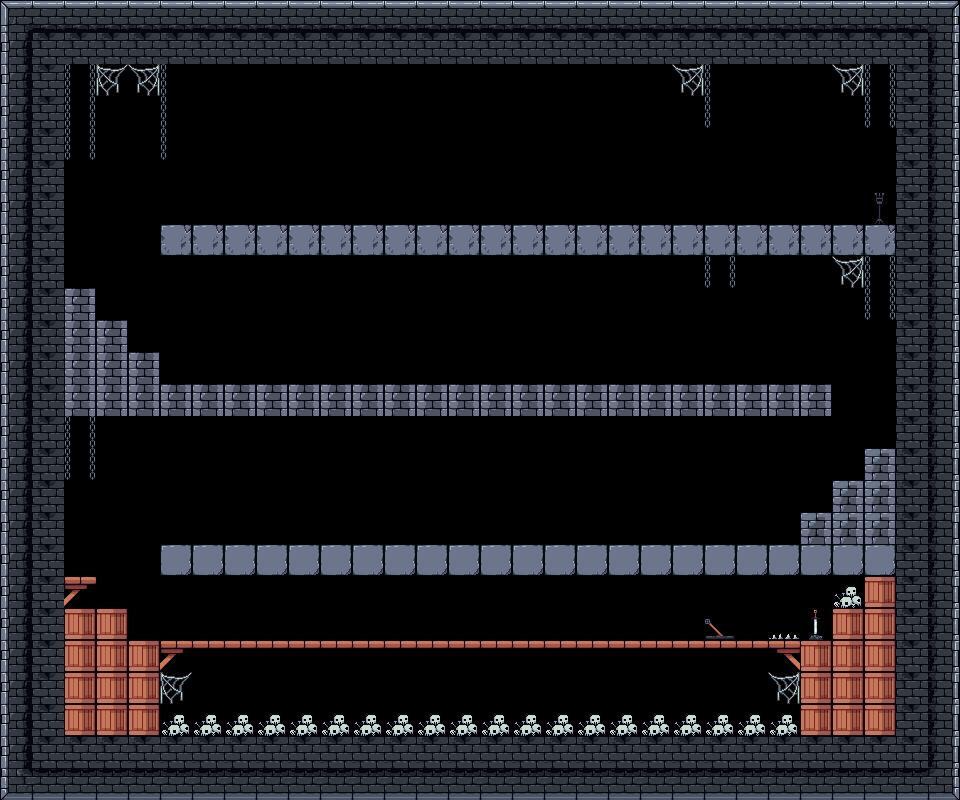

Tiled map render using the project's own tile images. Description and the whole map definition, tile-layer contents included, below:
An orthogonal 30x25 tile map with 32x32 px tiles, 1 tile layer (map) and 2 objects.

<map version="1.10" tiledversion="1.11.2" orientation="orthogonal" renderorder="right-down" width="30" height="25" tilewidth="32" tileheight="32" infinite="0" nextlayerid="4" nextobjectid="6">
 <tileset firstgid="1" name="CastleTiles" tilewidth="32" tileheight="32" tilecount="56" columns="8">
  <image source="assets/tiles/CastleTiles.png" width="256" height="224" />
 </tileset>
 <layer id="1" name="map" width="30" height="25">
  <data encoding="csv">
1,2,2,2,2,2,2,2,2,2,2,2,2,2,2,2,2,2,2,2,2,2,2,2,2,2,2,2,2,3,
9,28,28,28,28,28,28,28,28,28,28,28,28,28,28,28,28,28,28,28,28,28,28,28,28,28,28,28,28,11,
9,28,31,39,40,23,0,0,0,0,0,0,0,0,0,0,0,0,0,0,0,40,23,0,0,0,40,31,28,11,
9,28,31,0,0,23,0,0,0,0,0,0,0,0,0,0,0,0,0,0,0,0,23,0,0,0,0,31,28,11,
9,28,31,0,0,23,0,0,0,0,0,0,0,0,0,0,0,0,0,0,0,0,0,0,0,0,0,0,28,11,
9,28,0,0,0,0,0,0,0,0,0,0,0,0,0,0,0,0,0,0,0,0,0,0,0,0,0,0,28,11,
9,28,0,0,0,0,0,0,0,0,0,0,0,0,0,0,0,0,0,0,0,0,0,0,0,0,0,51,28,11,
9,28,0,0,0,5,5,5,5,5,5,5,5,5,5,5,5,5,5,5,5,5,5,5,5,5,5,5,28,11,
9,28,0,0,0,0,0,0,0,0,0,0,0,0,0,0,0,0,0,0,0,0,31,0,0,0,40,31,28,11,
9,28,12,0,0,0,0,0,0,0,0,0,0,0,0,0,0,0,0,0,0,0,0,0,0,0,0,31,28,11,
9,28,12,12,0,0,0,0,0,0,0,0,0,0,0,0,0,0,0,0,0,0,0,0,0,0,0,0,28,11,
9,28,12,12,12,0,0,0,0,0,0,0,0,0,0,0,0,0,0,0,0,0,0,0,0,0,0,0,28,11,
9,28,12,12,12,12,12,12,12,12,12,12,12,12,12,12,12,12,12,12,12,12,12,12,12,12,0,0,28,11,
9,28,31,0,0,0,0,0,0,0,0,0,0,0,0,0,0,0,0,0,0,0,0,0,0,0,0,0,28,11,
9,28,31,0,0,0,0,0,0,0,0,0,0,0,0,0,0,0,0,0,0,0,0,0,0,0,0,4,28,11,
9,28,0,0,0,0,0,0,0,0,0,0,0,0,0,0,0,0,0,0,0,0,0,0,0,0,4,4,28,11,
9,28,0,0,0,0,0,0,0,0,0,0,0,0,0,0,0,0,0,0,0,0,0,0,0,4,4,4,28,11,
9,28,0,0,0,13,13,13,13,13,13,13,13,13,13,13,13,13,13,13,13,13,13,13,13,13,13,13,28,11,
9,28,36,0,0,0,0,0,0,0,0,0,0,0,0,0,0,0,0,0,0,0,0,0,0,0,16,50,28,11,
9,28,50,50,0,0,0,0,0,0,0,0,0,0,0,0,0,0,0,0,0,0,7,0,15,14,50,50,28,11,
9,28,50,50,50,36,37,37,37,37,37,37,37,37,37,37,37,37,37,37,37,37,37,37,38,50,50,50,28,11,
9,28,50,50,50,39,0,0,0,0,0,0,0,0,0,0,0,0,0,0,0,0,0,0,40,50,50,50,28,11,
9,28,50,50,50,16,16,16,16,16,16,16,16,16,16,16,16,16,16,16,16,16,16,16,16,50,50,50,28,11,
9,28,28,28,28,28,28,28,28,28,28,28,28,28,28,28,28,28,28,28,28,28,28,28,28,28,28,28,28,11,
17,18,18,18,18,18,18,18,18,18,18,18,18,18,18,18,18,18,18,18,18,18,18,18,18,18,18,18,18,19
</data>
 </layer>
 <objectgroup id="3" name="exit">
  <object id="4" x="694.836" y="601.927" width="48.4309" height="40.5238" />
  <object id="5" x="351.866" y="454.658" />
 </objectgroup>
</map>
